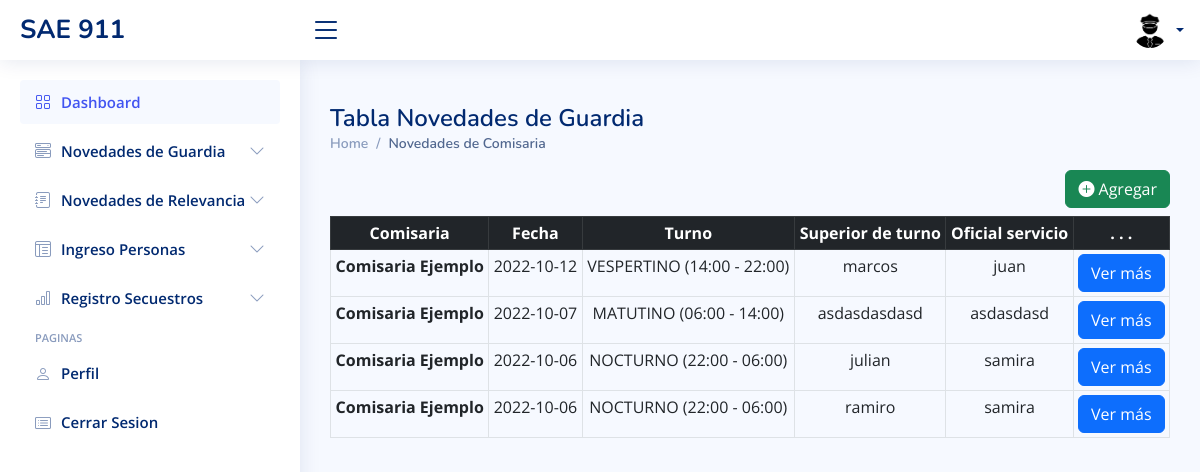
Page /novedades-tabla.php on the committed database.
### tables this page shows
CREATE TABLE `novedades_de_guardia` (
  `id` int NOT NULL,
  `idUsuario` int NOT NULL,
  `idComisaria` int NOT NULL,
  `fecha` date NOT NULL,
  `turno` varchar(30) NOT NULL,
  `superior_de_turno` varchar(100) NOT NULL,
  `oficial_servicio` varchar(100) NOT NULL,
  `personas_de_guardia` int NOT NULL,
  `motoristas` int NOT NULL,
  `mov_funcionamiento` varchar(250) NOT NULL,
  `mov_fuera_de_servicio` varchar(250) NOT NULL,
  `detenidos_causa_federal` int NOT NULL,
  `detenidos_justicia_ordinaria` int NOT NULL,
  `arres_averiguacion_de_hecho` int NOT NULL,
  `aprehendidos` int NOT NULL,
  `arres_averiguacion_actividades` int NOT NULL,
  `arres_info_codigo_de_faltas` int NOT NULL,
  `demorados` int NOT NULL
);

### novedades-tabla.php (the view, shortened to what this page needs)
<?php
 include 'conexion.php';
  $nombreComisaria = "Comisaria Ejemplo";
  $consultaDatosNovedadesDeGuardia="SELECT * FROM novedades_de_guardia";
  $resultado=mysqli_query($conexion,$consultaDatosNovedadesDeGuardia);
?>
<!DOCTYPE html>
<html lang="en">
<head>
  <link href="assets/vendor/bootstrap/css/bootstrap.min.css" rel="stylesheet">
  <link href="assets/vendor/bootstrap-icons/bootstrap-icons.css" rel="stylesheet">
  <link href="assets/vendor/boxicons/css/boxicons.min.css" rel="stylesheet">
  <link href="assets/vendor/quill/quill.snow.css" rel="stylesheet">
  <link href="assets/vendor/quill/quill.bubble.css" rel="stylesheet">
  <link href="assets/vendor/remixicon/remixicon.css" rel="stylesheet">
  <link href="assets/vendor/simple-datatables/style.css" rel="stylesheet">
  <link href="assets/css/style.css" rel="stylesheet">
</head>
<body>
  <?php include("./template/dashboard.php")?>
  <?php  if($_SESSION['rol'] == 1){
      include ("./template/admin.php");
    }else{
      include ("./template/usuario.php");
    }
  ?>
  <main id="main" class="main">
    <div class="pagetitle">
        <h1>Tabla Novedades de Guardia</h1>
        <nav>
          <ol class="breadcrumb">
            <li class="breadcrumb-item"><a href="inicio-dashboard.html">Home</a></li>
            <li class="breadcrumb-item active">Novedades de Comisaria</li>
          </ol>
        </nav>
    </div>
    <button type="button" class="btn btn-success float-end mb-2" data-bs-toggle="modal" data-bs-target="#staticBackdrop">
      <i class="bi bi-plus-circle-fill"></i>
      Agregar
    </button>
    <table class="table table-sm table-hover table-bordered text-center">
      <thead class="table-dark">
        <tr>
          <th scope="col">Comisaria</th>
          <th scope="col">Fecha</th>
          <th scope="col">Turno</th>
          <th scope="col">Superior de turno</th>
          <th scope="col">Oficial servicio</th>
          <th scope="col">. . .</th>
        </tr>
      </thead>
      <tbody>
          <?php
            while ($row = $resultado->fetch_assoc()) {
          ?>
        <tr>
          <th scope="row"><?php echo $nombreComisaria;?></th>
          <td><?php echo $row['fecha'] ?></td>
          <td><?php echo $row['turno'] ?></td>
          <td><?php echo $row['superior_de_turno'] ?></td>
          <td><?php echo $row['oficial_servicio'] ?></td>
          <td>
            <a class="btn btn-primary" href="novedades-ver-mas.php?id=<?php echo $row['id']?>">Ver más</a>
          </td>
        </tr>
        <?php
            }
          ?>
      </tbody>
    </table>
  </main>
</body>
</html>

### assets/css/style.css (style rules this page uses)
:root { scroll-behavior: smooth; }
body { font-family: "Open Sans", sans-serif; background: #f6f9ff; color: #444444; }
a { color: #4154f1; text-decoration: none; }
h1, h2, h3, h4, h5, h6 { font-family: "Nunito", sans-serif; }
#main { margin-top: 60px; padding: 20px 30px; transition: all 0.3s; }
.pagetitle { margin-bottom: 10px; }
.pagetitle h1 { font-size: 24px; margin-bottom: 0; font-weight: 600; color: #012970; }
.breadcrumb { font-size: 14px; font-family: "Nunito", sans-serif; color: #899bbd; font-weight: 600; }
.breadcrumb a { color: #899bbd; transition: 0.3s; }
.breadcrumb .breadcrumb-item::before { color: #899bbd; }
.breadcrumb .active { color: #51678f; font-weight: 600; }
@media (min-width: 1200px) { #main, #footer { margin-left: 300px; } }

### rows in the picture
novedades_de_guardia: fecha "2022-10-12", turno "VESPERTINO (14:00 - 22:00)", superior_de_turno "marcos", oficial_servicio "juan"
novedades_de_guardia: fecha "2022-10-07", turno "MATUTINO (06:00 - 14:00)", superior_de_turno "asdasdasdasd", oficial_servicio "asdasdasd"
novedades_de_guardia: fecha "2022-10-06", turno "NOCTURNO (22:00 - 06:00)", superior_de_turno "julian", oficial_servicio "samira"
novedades_de_guardia: fecha "2022-10-06", turno "NOCTURNO (22:00 - 06:00)", superior_de_turno "ramiro", oficial_servicio "samira"
